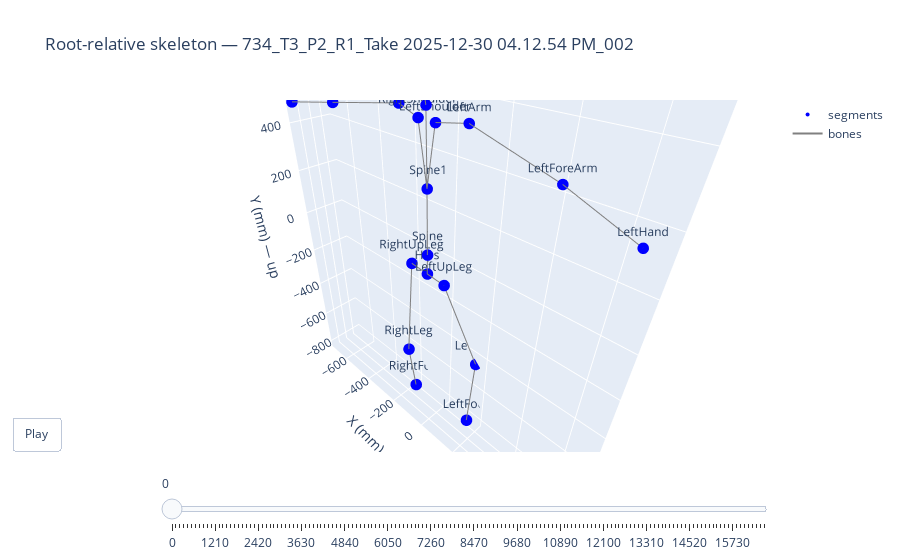

The cell this chart's notebook holds for it:
### Markdown cell above
## Plotly dashboard: 3D skeleton (slider + animation), Raw vs Zeroed ω, Geodesic stability

### Code cell
import plotly.graph_objects as go
from plotly.subplots import make_subplots

# Build root-relative position arrays per segment for skeleton
seg_xyz = {}
for seg in segments_with_pos:
    kx, ky, kz = f"{seg}__px", f"{seg}__py", f"{seg}__pz"
    if kx in pos_rel and ky in pos_rel and kz in pos_rel:
        seg_xyz[seg] = np.column_stack([pos_rel[kx], pos_rel[ky], pos_rel[kz]])
n_f = len(df_in)
t_axis = df_in['time_s'].values

# Edges from kinematics_map (parent -> child) where both have position
edges = []
for jname, jinfo in kinematics_map.items():
    pname = jinfo.get("parent")
    if pname is None:
        continue
    if jname in seg_xyz and pname in seg_xyz:
        edges.append((pname, jname))

def skeleton_trace(frame_ix):
    scatter = go.Scatter3d(
        x=[seg_xyz[s][frame_ix, 0] for s in seg_xyz],
        y=[seg_xyz[s][frame_ix, 1] for s in seg_xyz],
        z=[seg_xyz[s][frame_ix, 2] for s in seg_xyz],
        mode='markers+text', text=list(seg_xyz.keys()), textposition='top center', marker=dict(size=4, color='blue'),
        name='segments'
    )
    line_x, line_y, line_z = [], [], []
    for p, c in edges:
        line_x += [seg_xyz[p][frame_ix, 0], seg_xyz[c][frame_ix, 0], None]
        line_y += [seg_xyz[p][frame_ix, 1], seg_xyz[c][frame_ix, 1], None]
        line_z += [seg_xyz[p][frame_ix, 2], seg_xyz[c][frame_ix, 2], None]
    bone = go.Scatter3d(x=line_x, y=line_y, z=line_z, mode='lines', line=dict(color='gray', width=2), name='bones')
    return [scatter, bone]

n_slider = min(150, n_f)
step = max(1, (n_f - 1) // n_slider)
frame_indices = list(range(0, n_f, step))
if frame_indices[-1] != n_f - 1:
    frame_indices.append(n_f - 1)
fig_skel = go.Figure(data=skeleton_trace(0))
fig_skel.update_layout(
    title=f'Root-relative skeleton — {RUN_ID}',
    scene=dict(
        xaxis_title='X (mm) — floor',
        yaxis_title='Y (mm) — up',
        zaxis_title='Z (mm) — floor',
        aspectmode='data',
        camera=dict(up=dict(x=0, y=1, z=0), eye=dict(x=1.2, y=1.2, z=1.2)),
    ),
    updatemenus=[dict(type='buttons', showactive=False, y=0.1, buttons=[dict(label='Play', method='animate', args=[None, dict(frame=dict(duration=40, redraw=True), fromcurrent=True)])])],
    sliders=[dict(active=0, len=0.9, x=0.1, steps=[dict(args=[[str(i)], dict(frame=dict(duration=0), mode='immediate')], label=str(frame_indices[i]), method='animate') for i in range(len(frame_indices))])]
)
fig_skel.frames = [go.Frame(data=skeleton_trace(fi), name=str(i)) for i, fi in enumerate(frame_indices)]
if seg_xyz and edges:
    fig_skel.show()
else:
    print("No root-relative positions or edges; skipping 3D skeleton.")

### Figure 1 — Plotly figure (JSON) as saved in the notebook; plotly's stock layout.template omitted (floating-point values rounded to 4 significant figures)
{"data": [{"marker": {"color": "blue", "size": 4}, "mode": "markers+text", "name": "segments", "text": ["Spine", "RightLeg", "LeftArm", "LeftShoulder", "LeftUpLeg", "RightForeArm", "LeftLeg", "LeftHand", "Head", "LeftForeArm", "RightShoulder", "RightFoot", "LeftFoot", "Spine1", "RightHand", "Neck", "RightArm", "RightUpLeg", "Hips"], "textposition": "top center", "type": "scatter3d", "x": [-1.01, -141.2, 141.4, 32.7, 93.03, -458.0, 146.2, 671.2, -4.312, 442.6, -41.71, -165.4, 164.7, -4.059, -694.7, -4.634, -149.8, -93.03, 0], "y": [79.56, -490.8, 555.3, 540.5, 1.521, 518.5, -464.6, 395.0, 719.4, 467.7, 540.3, -796.3, -769.9, 326.5, 486.6, 582.4, 560.1, -1.521, 0], "z": [-2.92, -15.7, -28.1, -7.297, 9.271, 13.29, -137.8, -12.11, 19.56, -35.62, -9.007, -72.32, -77.95, -7.2, 44.73, -6.548, -28.83, -9.271, 0]}, {"line": {"color": "gray", "width": 2}, "mode": "lines", "name": "bones", "type": "scatter3d", "x": [0, -1.01, null, -1.01, -4.059, null, -4.059, -4.634, null, -4.634, -4.312, null, 0, 93.03, null, 93.03, 146.2, null, 146.2, 164.7, null, 0, -93.03, null, -93.03, -141.2, null, -141.2, -165.4, null, -4.059, 32.7, null, 32.7, 141.4, null, 141.4, 442.6, null, 442.6, 671.2, null, -4.059, -41.71, null, -41.71, -149.8, null, -149.8, -458.0, null, -458.0, -694.7, null], "y": [0, 79.56, null, 79.56, 326.5, null, 326.5, 582.4, null, 582.4, 719.4, null, 0, 1.521, null, 1.521, -464.6, null, -464.6, -769.9, null, 0, -1.521, null, -1.521, -490.8, null, -490.8, -796.3, null, 326.5, 540.5, null, 540.5, 555.3, null, 555.3, 467.7, null, 467.7, 395.0, null, 326.5, 540.3, null, 540.3, 560.1, null, 560.1, 518.5, null, 518.5, 486.6, null], "z": [0, -2.92, null, -2.92, -7.2, null, -7.2, -6.548, null, -6.548, 19.56, null, 0, 9.271, null, 9.271, -137.8, null, -137.8, -77.95, null, 0, -9.271, null, -9.271, -15.7, null, -15.7, -72.32, null, -7.2, -7.297, null, -7.297, -28.1, null, -28.1, -35.62, null, -35.62, -12.11, null, -7.2, -9.007, null, -9.007, -28.83, null, -28.83, 13.29, null, 13.29, 44.73, null]}], "layout": {"scene": {"aspectmode": "data", "camera": {"eye": {"x": 1.2, "y": 1.2, "z": 1.2}, "up": {"x": 0, "y": 1, "z": 0}}, "xaxis": {"title": {"text": "X (mm) — floor"}}, "yaxis": {"title": {"text": "Y (mm) — up"}}, "zaxis": {"title": {"text": "Z (mm) — floor"}}}, "sliders": [{"active": 0, "len": 0.9, "steps": [{"args": [["0"], {"frame": {"duration": 0}, "mode": "immediate"}], "label": "0", "method": "animate"}, {"args": [["1"], {"frame": {"duration": 0}, "mode": "immediate"}], "label": "110", "method": "animate"}, {"args": [["2"], {"frame": {"duration": 0}, "mode": "immediate"}], "label": "220", "method": "animate"}, {"args": [["3"], {"frame": {"duration": 0}, "mode": "immediate"}], "label": "330", "method": "animate"}, {"args": [["4"], {"frame": {"duration": 0}, "mode": "immediate"}], "label": "440", "method": "animate"}, {"args": [["5"], {"frame": {"duration": 0}, "mode": "immediate"}], "label": "550", "method": "animate"}, {"args": [["6"], {"frame": {"duration": 0}, "mode": "immediate"}], "label": "660", "method": "animate"}, {"args": [["7"], {"frame": {"duration": 0}, "mode": "immediate"}], "label": "770", "method": "animate"}, {"args": [["8"], {"frame": {"duration": 0}, "mode": "immediate"}], "label": "880", "method": "animate"}, {"args": [["9"], {"frame": {"duration": 0}, "mode": "immediate"}], "label": "990", "method": "animate"}, {"args": [["10"], {"frame": {"duration": 0}, "mode": "immediate"}], "label": "1100", "method": "animate"}, {"args": [["11"], {"frame": {"duration": 0}, "mode": "immediate"}], "label": "1210", "method": "animate"}, {"args": [["12"], {"frame": {"duration": 0}, "mode": "immediate"}], "label": "1320", "method": "animate"}, {"args": [["13"], {"frame": {"duration": 0}, "mode": "immediate"}], "label": "1430", "method": "animate"}, {"args": [["14"], {"frame": {"duration": 0}, "mode": "immediate"}], "label": "1540", "method": "animate"}, {"args": [["15"], {"frame": {"duration": 0}, "mode": "immediate"}], "label": "1650", "method": "animate"}, {"args": [["16"], {"frame": {"duration": 0}, "mode": "immediate"}], "label": "1760", "method": "animate"}, {"args": [["17"], {"frame": {"duration": 0}, "mode": "immediate"}], "label": "1870", "method": "animate"}, {"args": [["18"], {"frame": {"duration": 0}, "mode": "immediate"}], "label": "1980", "method": "animate"}, {"args": [["19"], {"frame": {"duration": 0}, "mode": "immediate"}], "label": "2090", "method": "animate"}, {"args": [["20"], {"frame": {"duration": 0}, "mode": "immediate"}], "label": "2200", "method": "animate"}, {"args": [["21"], {"frame": {"duration": 0}, "mode": "immediate"}], "label": "2310", "method": "animate"}, {"args": [["22"], {"frame": {"duration": 0}, "mode": "immediate"}], "label": "2420", "method": "animate"}, {"args": [["23"], {"frame": {"duration": 0}, "mode": "immediate"}], "label": "2530", "method": "animate"}, {"args": [["24"], {"frame": {"duration": 0}, "mode": "immediate"}], "label": "2640", "method": "animate"}, {"args": [["25"], {"frame": {"duration": 0}, "mode": "immediate"}], "label": "2750", "method": "animate"}, {"args": [["26"], {"frame": {"duration": 0}, "mode": "immediate"}], "label": "2860", "method": "animate"}, {"args": [["27"], {"frame": {"duration": 0}, "mode": "immediate"}], "label": "2970", "method": "animate"}, {"args": [["28"], {"frame": {"duration": 0}, "mode": "immediate"}], "label": "3080", "method": "animate"}, {"args": [["29"], {"frame": {"duration": 0}, "mode": "immediate"}], "label": "3190", "method": "animate"}, {"args": [["30"], {"frame": {"duration": 0}, "mode": "immediate"}], "label": "3300", "method": "animate"}, {"args": [["31"], {"frame": {"duration": 0}, "mode": "immediate"}], "label": "3410", "method": "animate"}, {"args": [["32"], {"frame": {"duration": 0}, "mode": "immediate"}], "label": "3520", "method": "animate"}, {"args": [["33"], {"frame": {"duration": 0}, "mode": "immediate"}], "label": "3630", "method": "animate"}, {"args": [["34"], {"frame": {"duration": 0}, "mode": "immediate"}], "label": "3740", "method": "animate"}, {"args": [["35"], {"frame": {"duration": 0}, "mode": "immediate"}], "label": "3850", "method": "animate"}, {"args": [["36"], {"frame": {"duration": 0}, "mode": "immediate"}], "label": "3960", "method": "animate"}, {"args": [["37"], {"frame": {"duration": 0}, "mode": "immediate"}], "label": "4070", "method": "animate"}, {"args": [["38"], {"frame": {"duration": 0}, "mode": "immediate"}], "label": "4180", "method": "animate"}, {"args": [["39"], {"frame": {"duration": 0}, "mode": "immediate"}], "label": "4290", "method": "animate"}, {"args": [["40"], {"frame": {"duration": 0}, "mode": "immediate"}], "label": "4400", "method": "animate"}, {"args": [["41"], {"frame": {"duration": 0}, "mode": "immediate"}], "label": "4510", "method": "animate"}, {"args": [["42"], {"frame": {"duration": 0}, "mode": "immediate"}], "label": "4620", "method": "animate"}, {"args": [["43"], {"frame": {"duration": 0}, "mode": "immediate"}], "label": "4730", "method": "animate"}, {"args": [["44"], {"frame": {"duration": 0}, "mode": "immediate"}], "label": "4840", "method": "animate"}, {"args": [["45"], {"frame": {"duration": 0}, "mode": "immediate"}], "label": "4950", "method": "animate"}, {"args": [["46"], {"frame": {"duration": 0}, "mode": "immediate"}], "label": "5060", "method": "animate"}, {"args": [["47"], {"frame": {"duration": 0}, "mode": "immediate"}], "label": "5170", "method": "animate"}, {"args": [["48"], {"frame": {"duration": 0}, "mode": "immediate"}], "label": "5280", "method": "animate"}, {"args": [["49"], {"frame": {"duration": 0}, "mode": "immediate"}], "label": "5390", "method": "animate"}, {"args": [["50"], {"frame": {"duration": 0}, "mode": "immediate"}], "label": "5500", "method": "animate"}, {"args": [["51"], {"frame": {"duration": 0}, "mode": "immediate"}], "label": "5610", "method": "animate"}, {"args": [["52"], {"frame": {"duration": 0}, "mode": "immediate"}], "label": "5720", "method": "animate"}, {"args": [["53"], {"frame": {"duration": 0}, "mode": "immediate"}], "label": "5830", "method": "animate"}, {"args": [["54"], {"frame": {"duration": 0}, "mode": "immediate"}], "label": "5940", "method": "animate"}, {"args": [["55"], {"frame": {"duration": 0}, "mode": "immediate"}], "label": "6050", "method": "animate"}, {"args": [["56"], {"frame": {"duration": 0}, "mode": "immediate"}], "label": "6160", "method": "animate"}, {"args": [["57"], {"frame": {"duration": 0}, "mode": "immediate"}], "label": "6270", "method": "animate"}, {"args": [["58"], {"frame": {"duration": 0}, "mode": "immediate"}], "label": "6380", "method": "animate"}, {"args": [["59"], {"frame": {"duration": 0}, "mode": "immediate"}], "label": "6490", "method": "animate"}, {"args": [["60"], {"frame": {"duration": 0}, "mode": "immediate"}], "label": "6600", "method": "animate"}, {"args": [["61"], {"frame": {"duration": 0}, "mode": "immediate"}], "label": "6710", "method": "animate"}, {"args": [["62"], {"frame": {"duration": 0}, "mode": "immediate"}], "label": "6820", "method": "animate"}, {"args": [["63"], {"frame": {"duration": 0}, "mode": "immediate"}], "label": "6930", "method": "animate"}, {"args": [["64"], {"frame": {"duration": 0}, "mode": "immediate"}], "label": "7040", "method": "animate"}, {"args": [["65"], {"frame": {"duration": 0}, "mode": "immediate"}], "label": "7150", "method": "animate"}, {"args": [["66"], {"frame": {"duration": 0}, "mode": "immediate"}], "label": "7260", "method": "animate"}, {"args": [["67"], {"frame": {"duration": 0}, "mode": "immediate"}], "label": "7370", "method": "animate"}, {"args": [["68"], {"frame": {"duration": 0}, "mode": "immediate"}], "label": "7480", "method": "animate"}, {"args": [["69"], {"frame": {"duration": 0}, "mode": "immediate"}], "label": "7590", "method": "animate"}, {"args": [["70"], {"frame": {"duration": 0}, "mode": "immediate"}], "label": "7700", "method": "animate"}, {"args": [["71"], {"frame": {"duration": 0}, "mode": "immediate"}], "label": "7810", "method": "animate"}, {"args": [["72"], {"frame": {"duration": 0}, "mode": "immediate"}], "label": "7920", "method": "animate"}, {"args": [["73"], {"frame": {"duration": 0}, "mode": "immediate"}], "label": "8030", "method": "animate"}, {"args": [["74"], {"frame": {"duration": 0}, "mode": "immediate"}], "label": "8140", "method": "animate"}, {"args": [["75"], {"frame": {"duration": 0}, "mode": "immediate"}], "label": "8250", "method": "animate"}, {"args": [["76"], {"frame": {"duration": 0}, "mode": "immediate"}], "label": "8360", "method": "animate"}, {"args": [["77"], {"frame": {"duration": 0}, "mode": "immediate"}], "label": "8470", "method": "animate"}, {"args": [["78"], {"frame": {"duration": 0}, "mode": "immediate"}], "label": "8580", "method": "animate"}, {"args": [["79"], {"frame": {"duration": 0}, "mode": "immediate"}], "label": "8690", "method": "animate"}, {"args": [["80"], {"frame": {"duration": 0}, "mode": "immediate"}], "label": "8800", "method": "animate"}, {"args": [["81"], {"frame": {"duration": 0}, "mode": "immediate"}], "label": "8910", "method": "animate"}, {"args": [["82"], {"frame": {"duration": 0}, "mode": "immediate"}], "label": "9020", "method": "animate"}, {"args": [["83"], {"frame": {"duration": 0}, "mode": "immediate"}], "label": "9130", "method": "animate"}, {"args": [["84"], {"frame": {"duration": 0}, "mode": "immediate"}], "label": "9240", "method": "animate"}, {"args": [["85"], {"frame": {"duration": 0}, "mode": "immediate"}], "label": "9350", "method": "animate"}, {"args": [["86"], {"frame": {"duration": 0}, "mode": "immediate"}], "label": "9460", "method": "animate"}, {"args": [["87"], {"frame": {"duration": 0}, "mode": "immediate"}], "label": "9570", "method": "animate"}, {"args": [["88"], {"frame": {"duration": 0}, "mode": "immediate"}], "label": "9680", "method": "animate"}, {"args": [["89"], {"frame": {"duration": 0}, "mode": "immediate"}], "label": "9790", "method": "animate"}, {"args": [["90"], {"frame": {"duration": 0}, "mode": "immediate"}], "label": "9900", "method": "animate"}, {"args": [["91"], {"frame": {"duration": 0}, "mode": "immediate"}], "label": "10010", "method": "animate"}, {"args": [["92"], {"frame": {"duration": 0}, "mode": "immediate"}], "label": "10120", "method": "animate"}, {"args": [["93"], {"frame": {"duration": 0}, "mode": "immediate"}], "label": "10230", "method": "animate"}, {"args": [["94"], {"frame": {"duration": 0}, "mode": "immediate"}], "label": "10340", "method": "animate"}, {"args": [["95"], {"frame": {"duration": 0}, "mode": "immediate"}], "label": "10450", "method": "animate"}, {"args": [["96"], {"frame": {"duration": 0}, "mode": "immediate"}], "label": "10560", "method": "animate"}, {"args": [["97"], {"frame": {"duration": 0}, "mode": "immediate"}], "label": "10670", "method": "animate"}, {"args": [["98"], {"frame": {"duration": 0}, "mode": "immediate"}], "label": "10780", "method": "animate"}, {"args": [["99"], {"frame": {"duration": 0}, "mode": "immediate"}], "label": "10890", "method": "animate"}, {"args": [["100"], {"frame": {"duration": 0}, "mode": "immediate"}], "label": "11000", "method": "animate"}, {"args": [["101"], {"frame": {"duration": 0}, "mode": "immediate"}], "label": "11110", "method": "animate"}, {"args": [["102"], {"frame": {"duration": 0}, "mode": "immediate"}], "label": "11220", "method": "animate"}, {"args": [["103"], {"frame": {"duration": 0}, "mode": "immediate"}], "label": "11330", "method": "animate"}, {"args": [["104"], {"frame": {"duration": 0}, "mode": "immediate"}], "label": "11440", "method": "animate"}, {"args": [["105"], {"frame": {"duration": 0}, "mode": "immediate"}], "label": "11550", "method": "animate"}, {"args": [["106"], {"frame": {"duration": 0}, "mode": "immediate"}], "label": "11660", "method": "animate"}, {"args": [["107"], {"frame": {"duration": 0}, "mode": "immediate"}], "label": "11770", "method": "animate"}, {"args": [["108"], {"frame": {"duration": 0}, "mode": "immediate"}], "label": "11880", "method": "animate"}, {"args": [["109"], {"frame": {"duration": 0}, "mode": "immediate"}], "label": "11990", "method": "animate"}, {"args": [["110"], {"frame": {"duration": 0}, "mode": "immediate"}], "label": "12100", "method": "animate"}, {"args": [["111"], {"frame": {"duration": 0}, "mode": "immediate"}], "label": "12210", "method": "animate"}, {"args": [["112"], {"frame": {"duration": 0}, "mode": "immediate"}], "label": "12320", "method": "animate"}, {"args": [["113"], {"frame": {"duration": 0}, "mode": "immediate"}], "label": "12430", "method": "animate"}, {"args": [["114"], {"frame": {"duration": 0}, "mode": "immediate"}], "label": "12540", "method": "animate"}, {"args": [["115"], {"frame": {"duration": 0}, "mode": "immediate"}], "label": "12650", "method": "animate"}, {"args": [["116"], {"frame": {"duration": 0}, "mode": "immediate"}], "label": "12760", "method": "animate"}, {"args": [["117"], {"frame": {"duration": 0}, "mode": "immediate"}], "label": "12870", "method": "animate"}, {"args": [["118"], {"frame": {"duration": 0}, "mode": "immediate"}], "label": "12980", "method": "animate"}, {"args": [["119"], {"frame": {"duration": 0}, "mode": "immediate"}], "label": "13090", "method": "animate"}, {"args": [["120"], {"frame": {"duration": 0}, "mode": "immediate"}], "label": "13200", "method": "animate"}, {"args": [["121"], {"frame": {"duration": 0}, "mode": "immediate"}], "label": "13310", "method": "animate"}, {"args": [["122"], {"frame": {"duration": 0}, "mode": "immediate"}], "label": "13420", "method": "animate"}, {"args": [["123"], {"frame": {"duration": 0}, "mode": "immediate"}], "label": "13530", "method": "animate"}, {"args": [["124"], {"frame": {"duration": 0}, "mode": "immediate"}], "label": "13640", "method": "animate"}, {"args": [["125"], {"frame": {"duration": 0}, "mode": "immediate"}], "label": "13750", "method": "animate"}, {"args": [["126"], {"frame": {"duration": 0}, "mode": "immediate"}], "label": "13860", "method": "animate"}, {"args": [["127"], {"frame": {"duration": 0}, "mode": "immediate"}], "label": "13970", "method": "animate"}, {"args": [["128"], {"frame": {"duration": 0}, "mode": "immediate"}], "label": "14080", "method": "animate"}, {"args": [["129"], {"frame": {"duration": 0}, "mode": "immediate"}], "label": "14190", "method": "animate"}, {"args": [["130"], {"frame": {"duration": 0}, "mode": "immediate"}], "label": "14300", "method": "animate"}, {"args": [["131"], {"frame": {"duration": 0}, "mode": "immediate"}], "label": "14410", "method": "animate"}, {"args": [["132"], {"frame": {"duration": 0}, "mode": "immediate"}], "label": "14520", "method": "animate"}, {"args": [["133"], {"frame": {"duration": 0}, "mode": "immediate"}], "label": "14630", "method": "animate"}, {"args": [["134"], {"frame": {"duration": 0}, "mode": "immediate"}], "label": "14740", "method": "animate"}, {"args": [["135"], {"frame": {"duration": 0}, "mode": "immediate"}], "label": "14850", "method": "animate"}, {"args": [["136"], {"frame": {"duration": 0}, "mode": "immediate"}], "label": "14960", "method": "animate"}, {"args": [["137"], {"frame": {"duration": 0}, "mode": "immediate"}], "label": "15070", "method": "animate"}, {"args": [["138"], {"frame": {"duration": 0}, "mode": "immediate"}], "label": "15180", "method": "animate"}, {"args": [["139"], {"frame": {"duration": 0}, "mode": "immediate"}], "label": "15290", "method": "animate"}, {"args": [["140"], {"frame": {"duration": 0}, "mode": "immediate"}], "label": "15400", "method": "animate"}, {"args": [["141"], {"frame": {"duration": 0}, "mode": "immediate"}], "label": "15510", "method": "animate"}, {"args": [["142"], {"frame": {"duration": 0}, "mode": "immediate"}], "label": "15620", "method": "animate"}, {"args": [["143"], {"frame": {"duration": 0}, "mode": "immediate"}], "label": "15730", "method": "animate"}, {"args": [["144"], {"frame": {"duration": 0}, "mode": "immediate"}], "label": "15840", "method": "animate"}, {"args": [["145"], {"frame": {"duration": 0}, "mode": "immediate"}], "label": "15950", "method": "animate"}, {"args": [["146"], {"frame": {"duration": 0}, "mode": "immediate"}], "label": "16060", "method": "animate"}, {"args": [["147"], {"frame": {"duration": 0}, "mode": "immediate"}], "label": "16170", "method": "animate"}, {"args": [["148"], {"frame": {"duration": 0}, "mode": "immediate"}], "label": "16280", "method": "animate"}, {"args": [["149"], {"frame": {"duration": 0}, "mode": "immediate"}], "label": "16390", "method": "animate"}, {"args": [["150"], {"frame": {"duration": 0}, "mode": "immediate"}], "label": "16500", "method": "animate"}, {"args": [["151"], {"frame": {"duration": 0}, "mode": "immediate"}], "label": "16502", "method": "animate"}], "x": 0.1}], "title": {"text": "Root-relative skeleton — 734_T3_P2_R1_Take 2025-12-30 04.12.54 PM_002"}, "updatemenus": [{"buttons": [{"args": [null, {"frame": {"duration": 40, "redraw": true}, "fromcurrent": true}], "label": "Play", "method": "animate"}], "showactive": false, "type": "buttons", "y": 0.1}]}}
